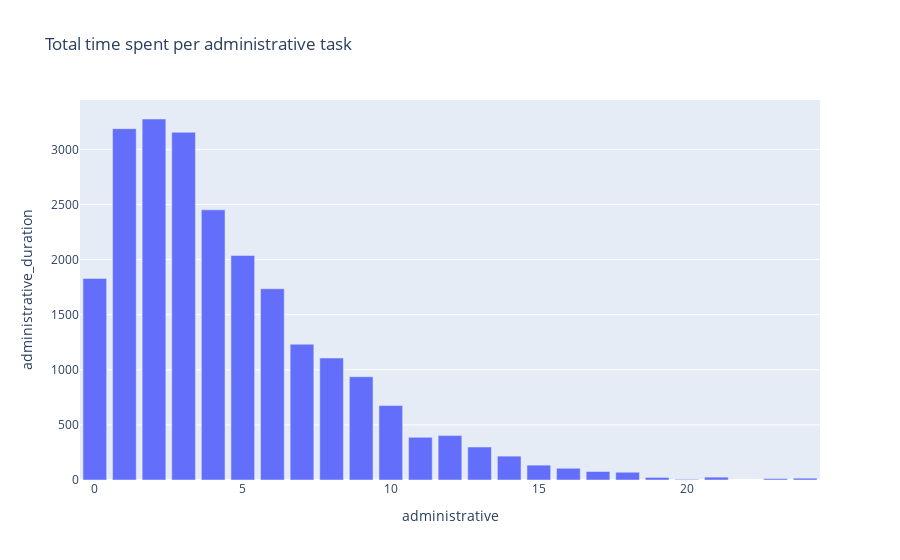

The notebook cell saved with this chart:
### Markdown cell above
The graph above show the percentage of time spent doing either product related, administrative or informational tasks

### Code cell
admin_task_times = customer_activity[['administrative', 'administrative_duration']].copy()
admin_task_times_grouped = admin_task_times.groupby('administrative')
admin_task_times_grouped = admin_task_times_grouped.sum()
admin_task_times_grouped = admin_task_times_grouped.reset_index()

px.bar(admin_task_times_grouped, x='administrative', y='administrative_duration', title='Total time spent per administrative task')

### Figure 1 — Plotly figure (JSON) as saved in the notebook; plotly's stock layout.template omitted (floating-point values rounded to 4 significant figures)
{"data": [{"alignmentgroup": "True", "hovertemplate": "administrative=%{x}<br>administrative_duration=%{y}<extra></extra>", "legendgroup": "", "marker": {"color": "#636efa", "pattern": {"shape": ""}}, "name": "", "offsetgroup": "", "orientation": "v", "showlegend": false, "textposition": "auto", "type": "bar", "x": [0, 1, 2, 3, 4, 5, 6, 7, 8, 9, 10, 11, 12, 13, 14, 15, 16, 17, 18, 19, 20, 21, 23, 24], "xaxis": "x", "y": [1829.0, 3188.0, 3275.0, 3155.0, 2451.0, 2038.0, 1735.0, 1232.0, 1107.0, 937.1, 675.3, 386.9, 403.0, 299.3, 216.6, 134.9, 106.3, 77.11, 70.36, 23.46, 5.811, 25.94, 12.62, 16.29], "yaxis": "y"}], "layout": {"barmode": "relative", "legend": {"tracegroupgap": 0}, "title": {"text": "Total time spent per administrative task"}, "xaxis": {"anchor": "y", "domain": [0, 1], "title": {"text": "administrative"}}, "yaxis": {"anchor": "x", "domain": [0, 1], "title": {"text": "administrative_duration"}}}}
